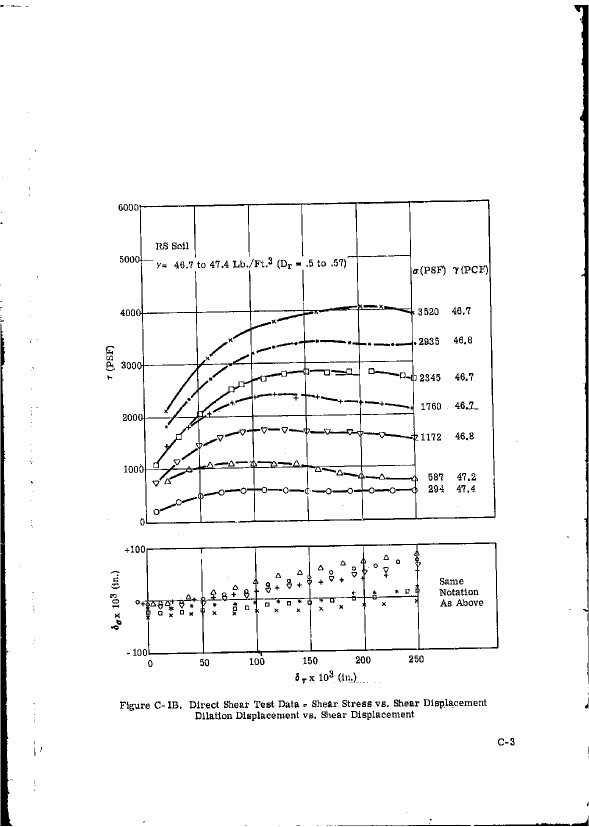
#> input picture img/1968-vol2/p0117.png, 1178 x 1653 px, found by its file name (shown at 1/2 size)
$ python components.py
#> lines starting #> are read from the running program, lines starting #| are printed output that depends on the picture; after the words box and inside, x2 and y2 are one past the last pixel; in counts of white or black regions, pixels touching at a corner belong together
from PIL import Image
import numpy as np
from collections import deque
import csv
import sys

# List isolated ink components to check manually read symbol bounding boxes.
g=np.asarray(Image.open('packet/p0117.png').convert('L'))<128
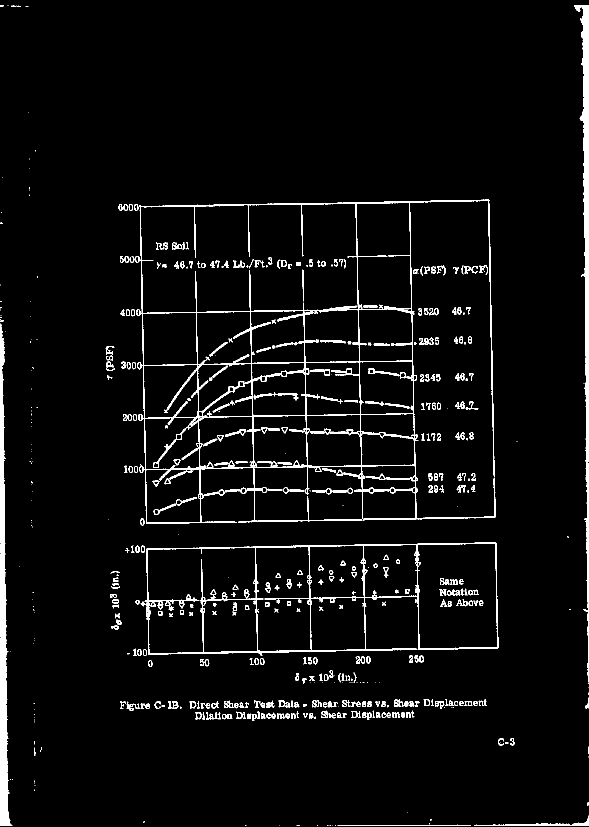
#> g: shape (1653, 1178) bool (shown at 1/2 size); 4.1% white; 577 white regions (186 under 20 px), largest, box (x1, y1, x2, y2) and area: (270, 398, 991, 1048) 24129, (1, 648, 25, 1652) 9824, (289, 1085, 997, 1312) 9200
panel=int(sys.argv[1]) if len(sys.argv)>1 else 2
u0,v0,u1,v1=(825,1630,2290,2820) if panel==1 else (770,2990,2310,3395)
b=g[v0:v1,u0:u1].copy()
#> b = empty array
rows=[]
for y,x in zip(*np.where(b)):
    if not b[y,x]: continue
    q=[(int(y),int(x))]; b[y,x]=False; pts=[]
    while q:
        yy,xx=q.pop(); pts.append((xx+u0,yy+v0))
        for dy,dx in ((1,0),(-1,0),(0,1),(0,-1),(1,1),(1,-1),(-1,1),(-1,-1)):
            ny,nx=yy+dy,xx+dx
            if 0<=ny<b.shape[0] and 0<=nx<b.shape[1] and b[ny,nx]:
                b[ny,nx]=False; q.append((ny,nx))
    if len(pts)<20: continue
    p=np.array(pts); lo=p.min(axis=0); hi=p.max(axis=0)
    if max(hi-lo)>70: continue
    rows.append(dict(u=(lo[0]+hi[0])/2,v=(lo[1]+hi[1])/2,left=lo[0],top=lo[1],right=hi[0],bottom=hi[1],ink=len(pts)))
#> this loop made 0 passes
#> after the loop, rows = []
rows.sort(key=lambda r:(r['u'],r['v']))
with open(f'out/p{panel}-components.csv','w',newline='') as f:
#> (the run stopped early here; a loop or call above may not have finished)

$ run again, with img/1968-vol2/p0003.png copied over img/1968-vol2/p0117.png
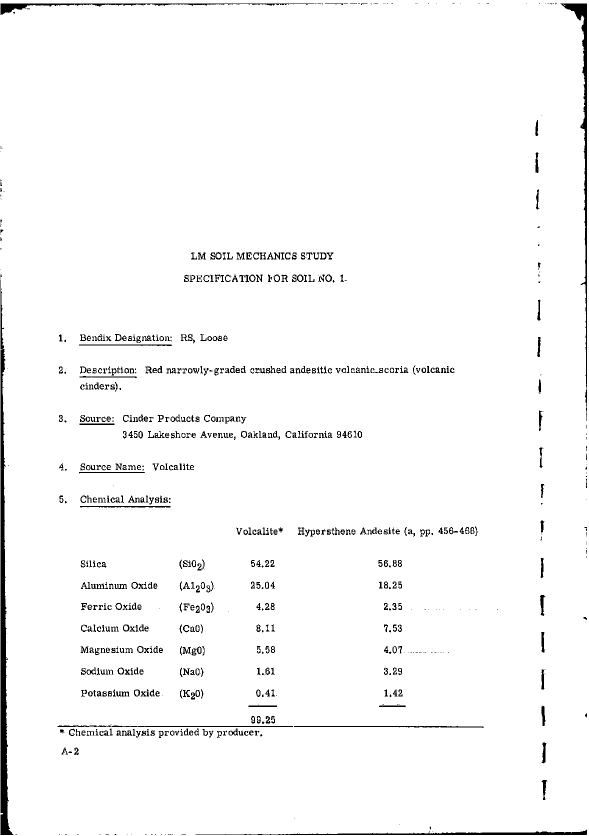
#> input picture img/1968-vol2/p0003.png, 1178 x 1671 px, found by its file name (shown at 1/2 size)
#> `g=np.asarray(Image.open('packet/p0117.png').convert('L'))<128`:
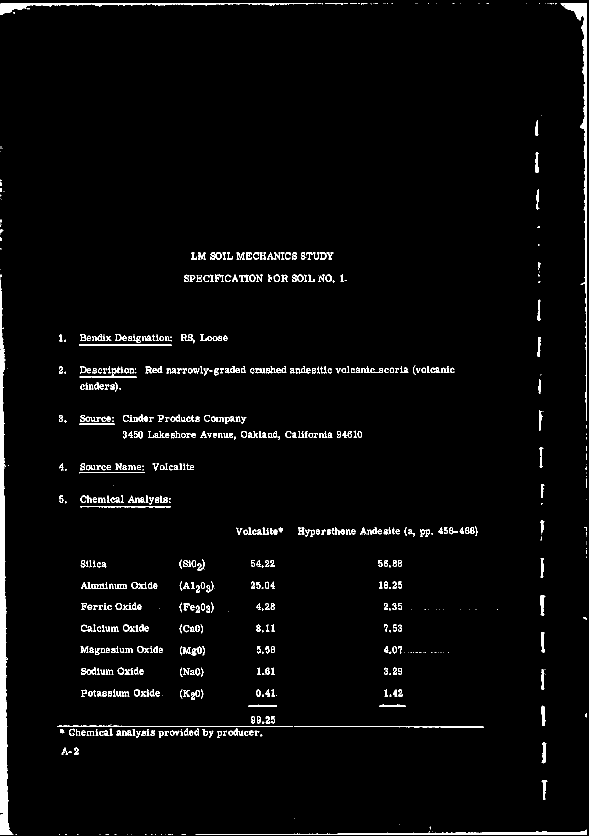
#> g: shape (1671, 1178) bool (shown at 1/2 size); 2.8% white; 763 white regions (242 under 20 px), largest, box (x1, y1, x2, y2) and area: (1, 560, 27, 1670) 9966, (1121, 7, 1174, 842) 4423, (391, 1659, 1174, 1670) 2632
#> b = empty array
#> after the loop `for y,x in zip(*np.where(b)):`: rows = []

$ run again, with img/1968-vol2/p0004.png copied over img/1968-vol2/p0117.png
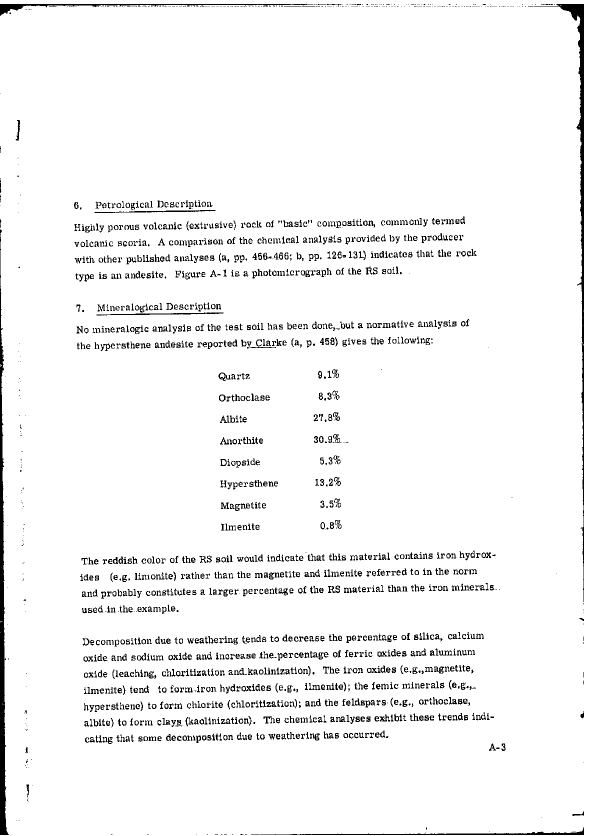
#> input picture img/1968-vol2/p0004.png, 1178 x 1671 px, found by its file name (shown at 1/2 size)
#> `g=np.asarray(Image.open('packet/p0117.png').convert('L'))<128`:
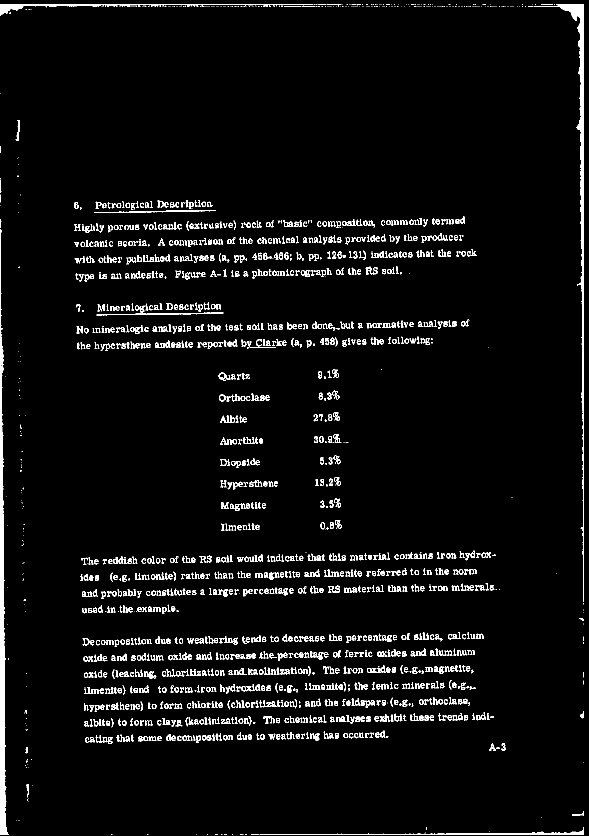
#> g: shape (1671, 1178) bool (shown at 1/2 size); 4.4% white; 1799 white regions (547 under 20 px), largest, box (x1, y1, x2, y2) and area: (0, 458, 18, 1670) 8020, (1068, 8, 1168, 1204) 6629, (0, 8, 627, 32) 2191
#> b = empty array
#> after the loop `for y,x in zip(*np.where(b)):`: rows = []

$ run again, with img/1968-vol2/p0005.png copied over img/1968-vol2/p0117.png
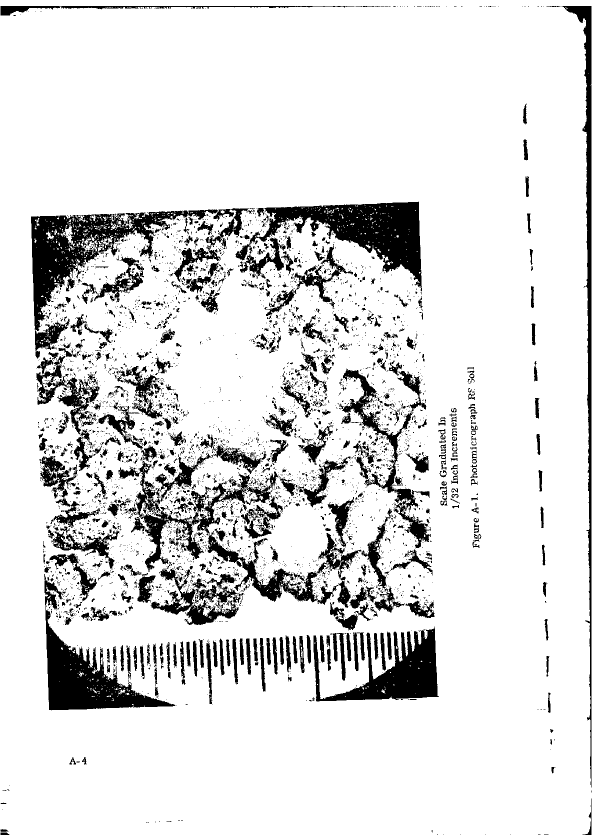
#> input picture img/1968-vol2/p0005.png, 1196 x 1671 px, found by its file name (shown at 1/2 size)
#> `g=np.asarray(Image.open('packet/p0117.png').convert('L'))<128`:
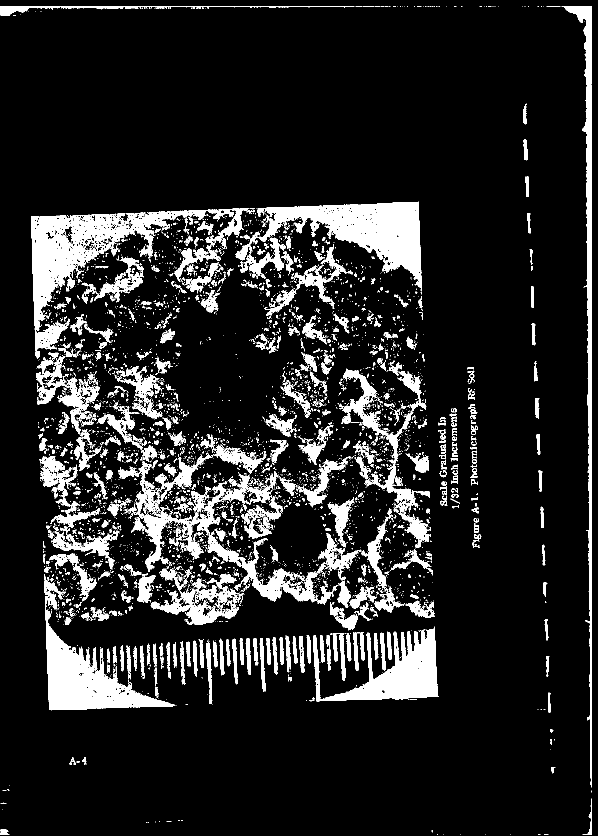
#> g: shape (1671, 1196) bool (shown at 1/2 size); 12.9% white; 4872 white regions (4265 under 20 px), largest, box (x1, y1, x2, y2) and area: (62, 418, 468, 717) 24967, (471, 403, 844, 582) 23679, (88, 1148, 350, 1421) 19021
#> b = empty array
#> after the loop `for y,x in zip(*np.where(b)):`: rows = []
